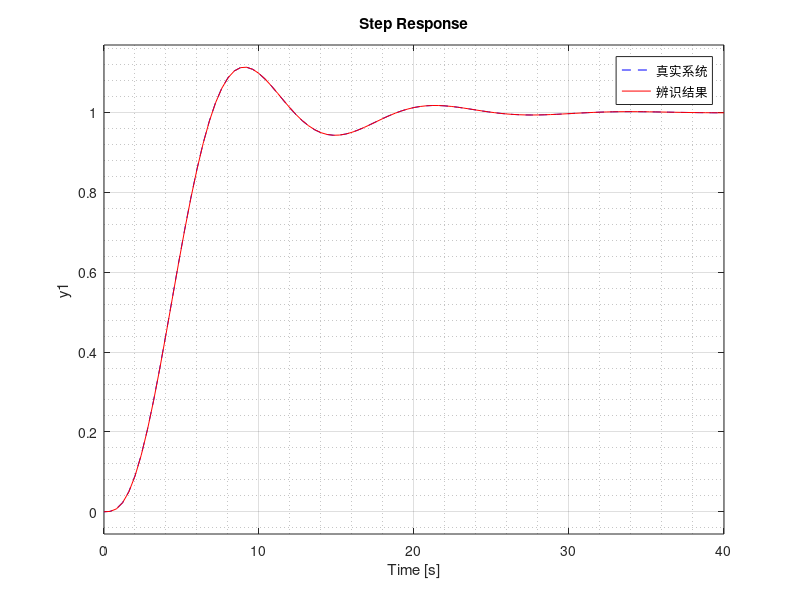

Here is the MATLAB script that generated this plot:
% 课程：系统辨识
% 日期：2023-9-29
% 姓名：谢晔辉
% 学号：Y30231003
% 作业内容：选择一个传递函数（二阶以上过程），以其作为真实系统，分别采用非参数辨识方法：阶跃响应法、脉冲响应法、相关分析法。设计程序进行系统辨识，并将其转化为传递函数形式。

clc
clear

% Step 1：设置采样时间
T = 0.01;  % 采样周期
t = 0:T:50; % 时间范围

% Step 2：定义真实系统
num = 1;
den = [10 7 4 1];

% Step 3：生成输出信号
sys = tf(num, den);  % 构建传递函数模型
discrete_sys = c2d(sys, T);  % 离散化
[y, ~] = impulse(discrete_sys);

% Step 4：系统辨识
H = [y(2), y(3), y(4); y(3), y(4), y(5); y(4), y(5), y(6)];  % 构造Hankel矩阵
if det(H) == 0
	    disp('Hankel矩阵奇异，无法求逆');
	else
	    A = inv(H)*[-y(5); -y(6); -y(7)];
	    B = [1, 0, 0; A(3), 1, 0; A(2), A(3), 1] * [y(2); y(3); y(4)];
	    numd = B';
    dend = [1, A(3), A(2), A(1)];
    bssysd = tf(numd, dend, T);  % 创建1个采样时间为T的离散时间传递函数
end
estimated_sys = d2c(bssysd, 'tustin');  % 辨识出的传递函数

% Step 5：绘制结果
figure;
step(sys, 'b--', T * estimated_sys, 'r');  % 绘制辨识结果和真实系统的阶跃响应
legend('真实系统', '辨识结果');
grid on, grid minor;

sys
estimated_sys